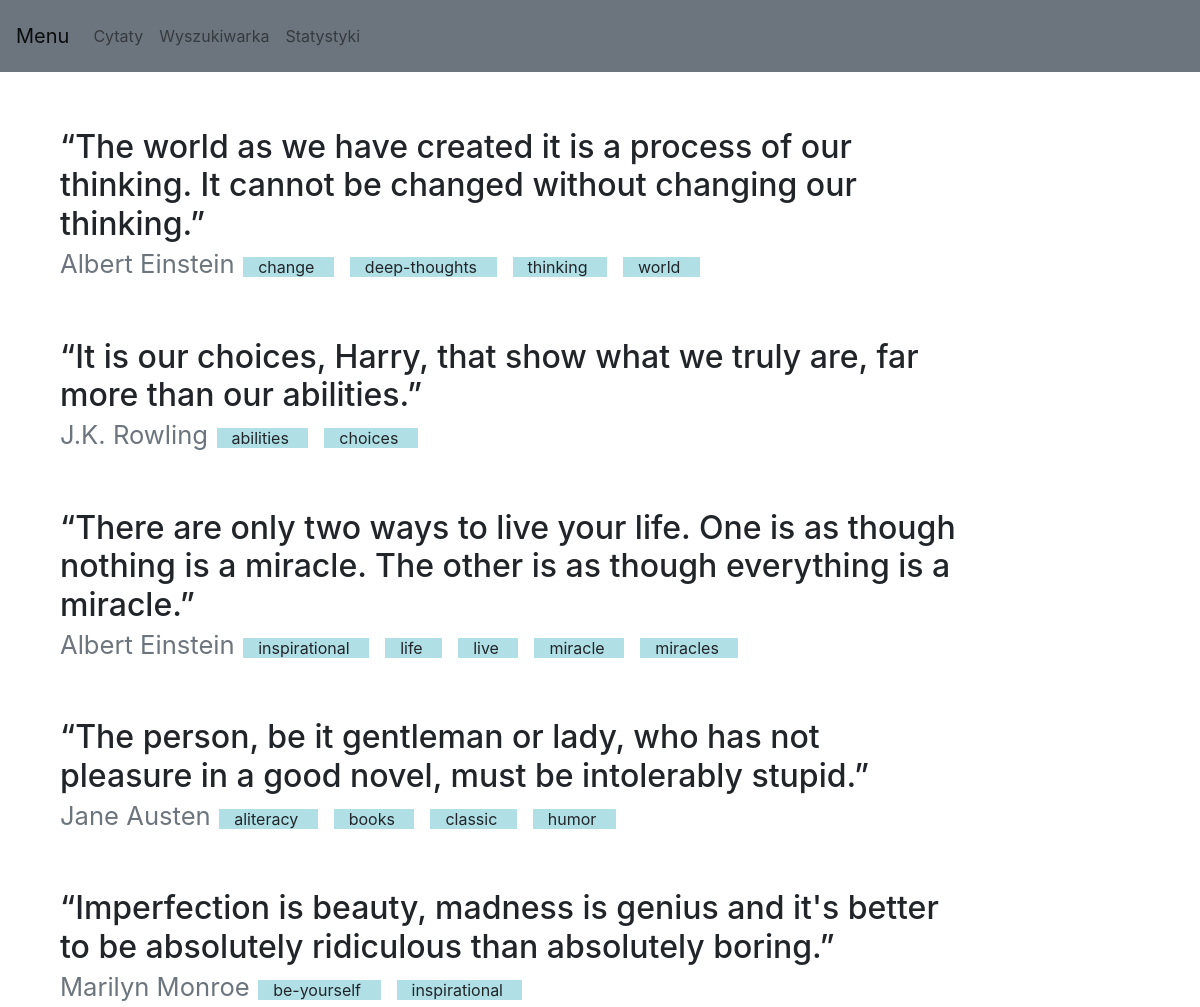
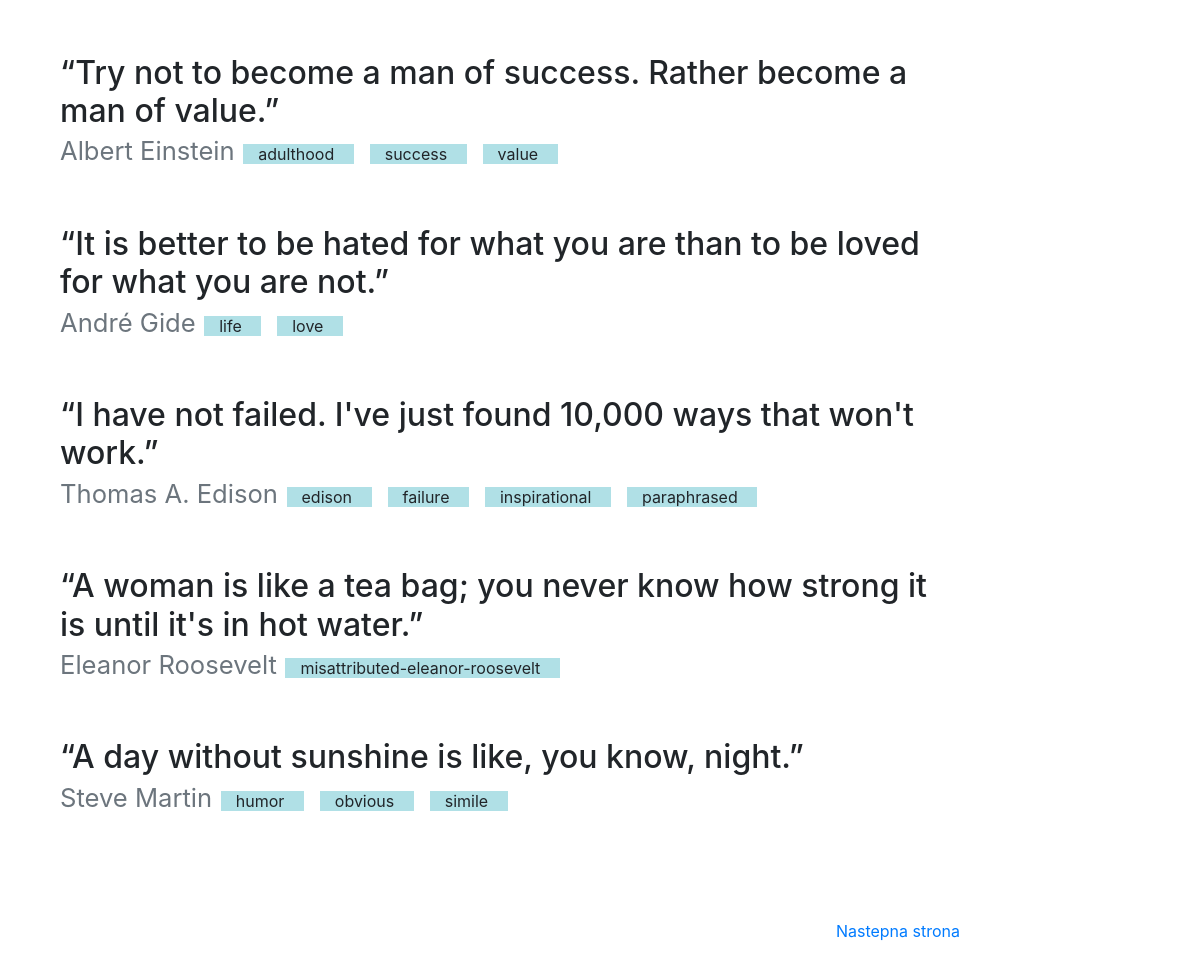
The page / on the database its author committed (2 pictures, top to bottom).
### sql_init.py (models this page shows)
class Quote(db.Model):
    id = db.Column(db.Integer, primary_key=True)
    text = db.Column(db.String, unique=True, nullable=False)
    author_id = db.Column(db.Integer, db.ForeignKey('author.id'),nullable=False)
    tags = db.relationship('Tag', secondary=tags, backref=db.backref('quotes', lazy=True))
    author = db.relationship("Author", back_populates="quotes")

class Author(db.Model):
    id = db.Column(db.Integer, primary_key=True)
    name = db.Column(db.String, unique=True, nullable=False)
    quotes = db.relationship("Quote", back_populates="author")

class Tag(db.Model):
    id = db.Column(db.Integer, primary_key=True)
    name = db.Column(db.String, unique=True, nullable=False)

### main.py (the view)
@app.route("/")
def index():
    return render_template("index.html",
                           Quote = Quote.query.filter(Quote.id <= quotes_on_page),
                           page_number = 1)

### templates/index.html (shortened to what this page needs)
{% extends "base.html" %}
{% block content %}
<div class="" style="margin-left:5%; margin-right:20%;">
    <br><br>
        {% for quote in Quote %}
            <p class="h2" >{{ quote.text }}
    <small class="text-muted"><br>{{ quote.author.name }}</small>
            <small class="h5">
            {% for tag in quote.tags %}
                <small class="container" style="background-color:powderblue;">
            {{ tag.name }}
    </small> &nbsp;&nbsp;
            {% endfor %}
    </small>
    </p>
    <br><br>
        {% endfor %}
    <br><br>
    <a style="float:right;" href={{'/page/'+(page_number+1).__str__()+'/'}} >Nastepna strona</a>
    <br><br><br><br>
</div>
{% endblock %}

### templates/base.html (shortened to what this page needs)
<!DOCTYPE html>
<html lang="en">
<head>
    <link rel="stylesheet" href="https://cdn.jsdelivr.net/npm/bootstrap@4.0.0/dist/css/bootstrap.min.css">
</head>
<body>
<nav class="navbar navbar-expand-lg navbar-light p-3 mb-2 bg-secondary text-white">
  <a class="navbar-brand" href="#">Menu</a>
    <ul class="navbar-nav">
      <li class="nav-item">
        <a class="nav-link" href="/">Cytaty</a>
      </li>
        <li class="nav-item">
        <a class="nav-link" href="/search/">Wyszukiwarka</a>
      </li>
      <li class="nav-item">
        <a class="nav-link" href="/statistics/">Statystyki</a>
      </li>
    </ul>
</nav>
<div style="float:left;">
{% block content %}{% endblock %}
</div>
</body>
</html>

### rows shown on the page
Quote: text "“The world as we have created it is a process of our thinking. It cannot be changed without changing our thinking.”", author.name "Albert Einstein"
Tag: name "change"
Tag: name "deep-thoughts"
Tag: name "thinking"
Tag: name "world"
Quote: text "“It is our choices, Harry, that show what we truly are, far more than our abilities.”", author.name "J.K. Rowling"
Tag: name "abilities"
Tag: name "choices"
Quote: text "“There are only two ways to live your life. One is as though nothing is a miracle. The other is as though everything is a miracle.”", author.name "Albert Einstein"
Tag: name "inspirational"
Tag: name "life"
Tag: name "live"
Tag: name "miracle"
Tag: name "miracles"
Quote: text "“The person, be it gentleman or lady, who has not pleasure in a good novel, must be intolerably stupid.”", author.name "Jane Austen"
Tag: name "aliteracy"
Tag: name "books"
Tag: name "classic"
Tag: name "humor"
Quote: text "“Imperfection is beauty, madness is genius and it's better to be absolutely ridiculous than absolutely boring.”", author.name "Marilyn Monroe"
Tag: name "be-yourself"
Quote: text "“Try not to become a man of success. Rather become a man of value.”", author.name "Albert Einstein"
Tag: name "adulthood"
Tag: name "success"
Tag: name "value"
Quote: text "“It is better to be hated for what you are than to be loved for what you are not.”", author.name "André Gide"
Tag: name "love"
Quote: text "“I have not failed. I've just found 10,000 ways that won't work.”", author.name "Thomas A. Edison"
Tag: name "edison"
Tag: name "failure"
Tag: name "paraphrased"
Quote: text "“A woman is like a tea bag; you never know how strong it is until it's in hot water.”", author.name "Eleanor Roosevelt"
Tag: name "misattributed-eleanor-roosevelt"
Quote: text "“A day without sunshine is like, you know, night.”", author.name "Steve Martin"
Tag: name "obvious"
Tag: name "simile"
